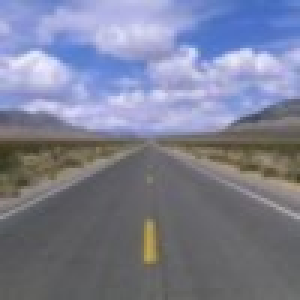
#> input picture test/100deg.jpg, 100 x 100 px (shown 3 times larger)
$ python test_crop.py   (older library calls are emulated)
#> lines starting #> are read from the running program, lines starting #| are printed output that depends on the picture
### src/derp/imagemanip.py
#import imageio
import numpy as np
import scipy.misc

class Bbox:
    def __init__(self, x, y, w, h):
        self.x = int(x + 0.5) # first col
        self.y = int(y + 0.5) # first row
        self.w = int(w + 0.5) # width
        self.h = int(h + 0.5) # height
    def __repr__(self):
        return str(self)
    def __str__(self):
        return "bbox(%i,%i)[%i,%i]" % (self.x, self.y, self.w, self.h)


def get_patch_bbox(target_config, source_config):
    """
    Currently we assume that orientations and positions are identical
    """
    hfov_ratio = target_config['hfov'] / source_config['hfov']
    vfov_ratio = target_config['vfov'] / source_config['vfov']
    hfov_offset = source_config['yaw'] - target_config['yaw'] - target_config['hcenter']
    vfov_offset = source_config['pitch'] - target_config['pitch'] - target_config['vcenter']

    assert hfov_ratio <= 1 and vfov_ratio <= 1

    width = source_config['width'] * hfov_ratio
    height = source_config['height'] * vfov_ratio
    x_center = (source_config['width'] - width) // 2
    y_center = (source_config['height'] - height) // 2
    x_offset = (hfov_offset / source_config['hfov']) * source_config['width']
    y_offset = (vfov_offset / source_config['vfov']) * source_config['height']
    x = x_center + x_offset
    y = y_center + y_offset

    assert (x >= 0 and y >= 0 and
            x + width <= source_config['width'] and
            y + height <= source_config['height'])

    return Bbox(x, y, width, height)


# [36 lines left out: function perturb, not called in this run]

def deg2rad(val):
    return val * np.pi / 180

def rad2deg(val):
    return val * 180 / np.pi

### src/test_crop.py
#!/usr/bin/python3

import argparse
import cv2
import numpy as np
import matplotlib.pyplot as plt
import PIL.Image
import sys
import derp.util
import derp.imagemanip

def prepare_thumb(frame, bbox):
    patch = frame[bbox.y : bbox.y + bbox.h, bbox.x : bbox.x + bbox.w]
    thumb = cv2.resize(patch, (frame.shape[1], frame.shape[0]), interpolation=cv2.INTER_AREA)
    return thumb


def main(args):

    # Prepare frame
    frame = np.array(PIL.Image.open("../test/100deg.jpg"))
#> frame is the input picture: shape (100, 100, 3); mean R, G, B 123.9, 127.5, 148
    frame_above = frame[:80]
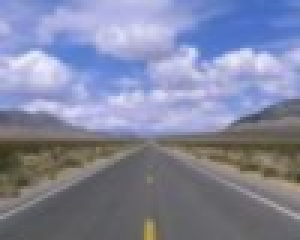
#> frame_above: shape (80, 100, 3) (shown 3 times larger); mean R, G, B 130.3, 134.8, 160.5
    frame_center = frame[10:90]
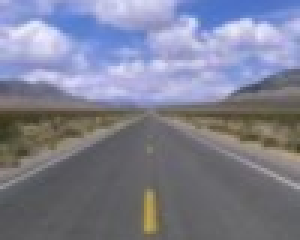
#> frame_center: shape (80, 100, 3) (shown 3 times larger); mean R, G, B 125.8, 128, 146.1
    frame_below = frame[20:]
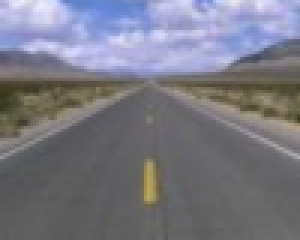
#> frame_below: shape (80, 100, 3) (shown 3 times larger); mean R, G, B 120.6, 120.7, 131.6

    # Prepare configs for cutting out patches
    source_above_config = {'hfov': 50, 'vfov': 40, 'yaw': 0, 'pitch': 5,
                           'width': 100, 'height': 80}
    source_center_config = {'hfov': 50, 'vfov': 40, 'yaw': 0, 'pitch': 0,
                            'width': 100, 'height': 80}
    source_below_config = {'hfov': 50, 'vfov': 40, 'yaw': 0, 'pitch': -5,
                           'width': 100, 'height': 80}
    target_config = {'hfov': 10, 'vfov': 10, 'yaw': 0, 'pitch': 0,
                     'width': 100, 'height': 100, 'vcenter': -10, 'hcenter': -10}

    # Plot cutouts
    fig, axs = plt.subplots(3, 2, figsize=(10, 10))
    for (ax1, ax2), config, frame in zip(axs, (source_above_config,
                                               source_center_config,
                                               source_below_config),
                                         (frame_above, frame_center, frame_below)):
        bbox = derp.imagemanip.get_patch_bbox(target_config, config)
        print(bbox)
        thumb = prepare_thumb(frame, bbox)
        ax1.imshow(frame)
        ax1.plot((bbox.x, bbox.x), (bbox.y, bbox.y + bbox.h - 1), 'm')
        ax1.plot((bbox.x + bbox.w - 1, bbox.x + bbox.w - 1), (bbox.y, bbox.y + bbox.h - 1), 'm')
        ax1.plot((bbox.x, bbox.x + bbox.w - 1), (bbox.y, bbox.y), 'm')
        ax1.plot((bbox.x, bbox.x + bbox.w - 1), (bbox.y + bbox.h - 1, bbox.y + bbox.h - 1), 'm')
        if thumb is not None:
            ax2.imshow(thumb)
#> this loop made 3 passes
#> (vfov_offset in get_patch_bbox, y_offset in get_patch_bbox) on passes 1 to 3: (15, 30), (10, 20), (5, 10)
#| bbox(60,60)[20,20]
#| bbox(60,50)[20,20]
#| bbox(60,40)[20,20]
#> pass 1, in prepare_thumb, `patch = frame[bbox.y : bbox.y + bbox.h, bbox.x : bbox.x + bbox.w]`:
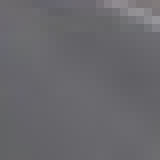
#> patch: shape (20, 20, 3) (shown 8 times larger); mean R, G, B 104.8, 103.9, 108.5
#> pass 1, in prepare_thumb, `thumb = cv2.resize(patch, (frame.shape[1], frame.shape[0]), interpolat..`:
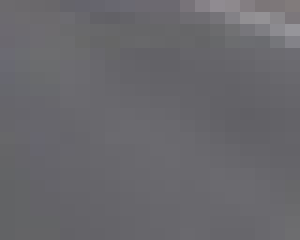
#> thumb: shape (80, 100, 3) (shown 3 times larger); mean R, G, B 104.8, 103.9, 108.5
    plt.show()
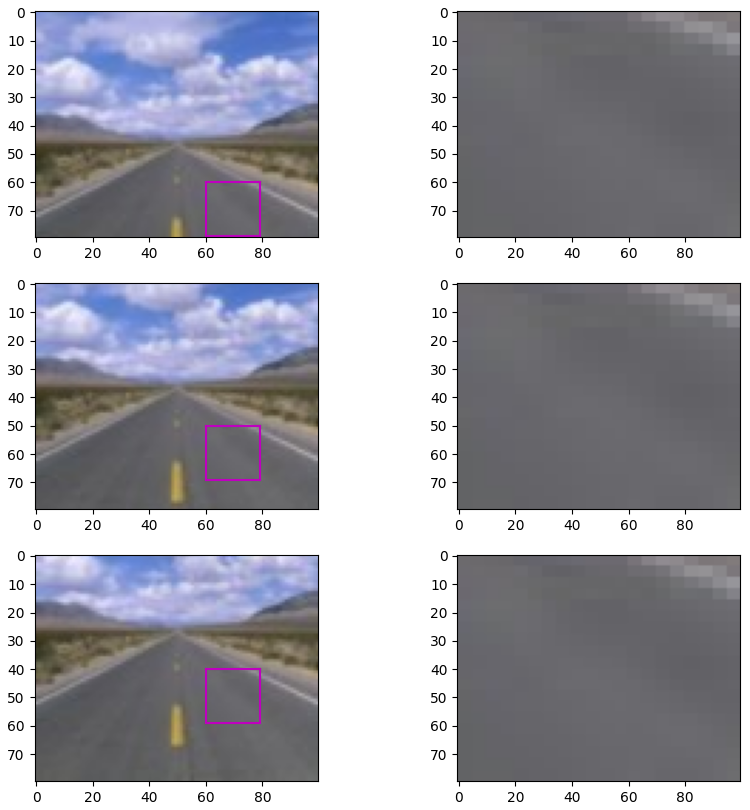
#> figure drawn by matplotlib, 6 panels


if __name__ == "__main__":
    parser = argparse.ArgumentParser()
    args = parser.parse_args()
    sys.exit(main(args))
#> (the program exits here)

$ run again, with test/track.jpg copied over test/100deg.jpg
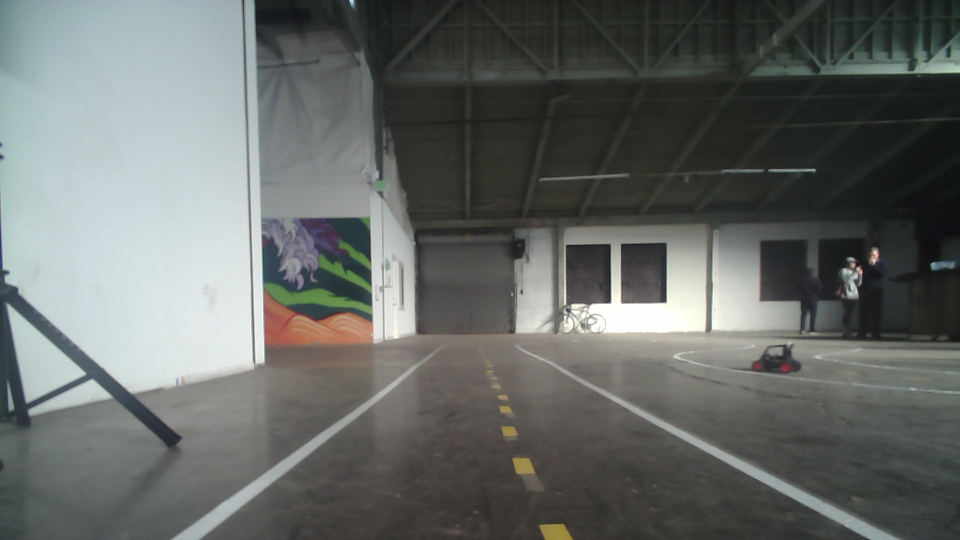
#> input picture test/track.jpg, 1920 x 1080 px (shown at 1/2 size)
#> in main, frame is the input picture: shape (1080, 1920, 3); mean R, G, B 101.8, 105.5, 102.8
#> in main, `frame_below = frame[20:]`:
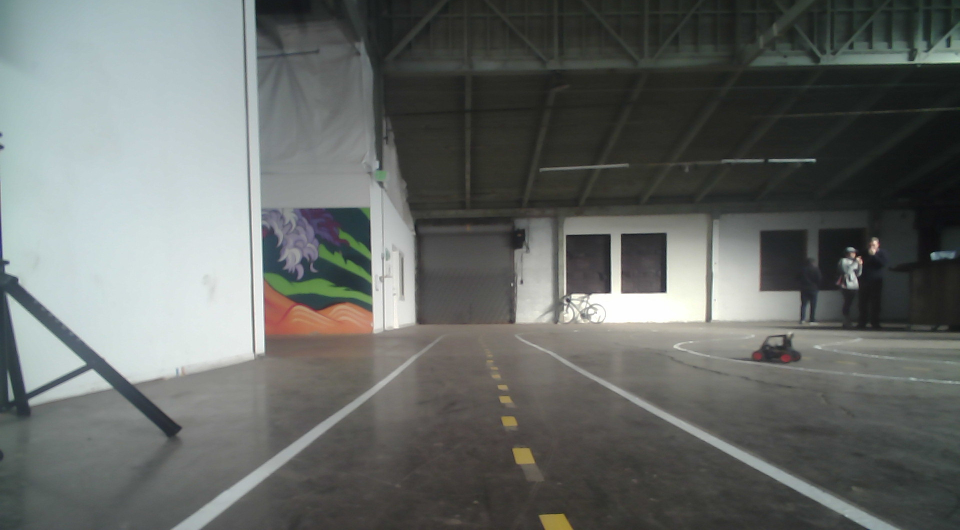
#> frame_below: shape (1060, 1920, 3) (shown at 1/2 size); mean R, G, B 102.5, 106.2, 103.4
#> the loop in main, `for (ax1, ax2), config, frame in zip(axs, (source_above_config, source..` made 3 passes
#> (vfov_offset in get_patch_bbox, y_offset in get_patch_bbox) on passes 1 to 3: (15, 30), (10, 20), (5, 10)
#> (printed output is left out)
#> pass 3, in prepare_thumb (call 3), `thumb = cv2.resize(patch, (frame.shape[1], frame.shape[0]), interpolat..`:
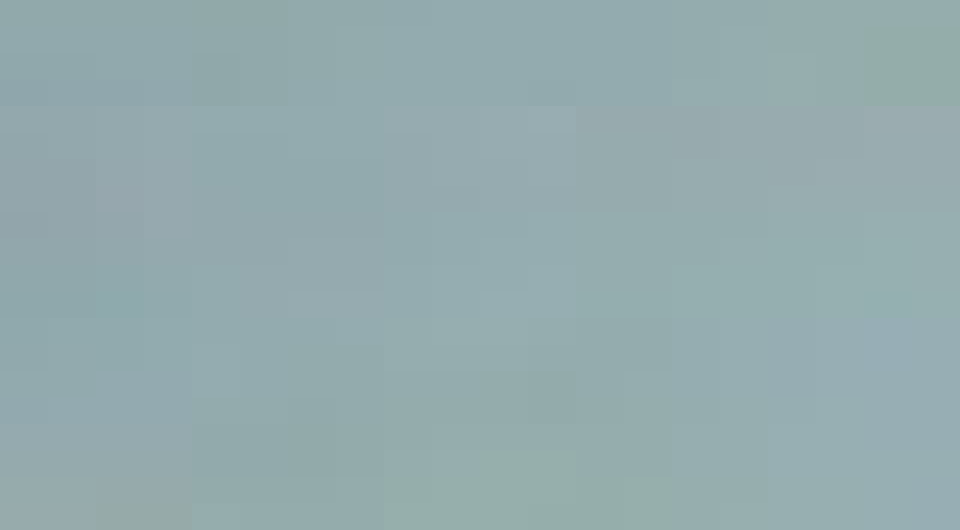
#> thumb: shape (1060, 1920, 3) (shown at 1/2 size); mean R, G, B 148.4, 171.6, 174.5
